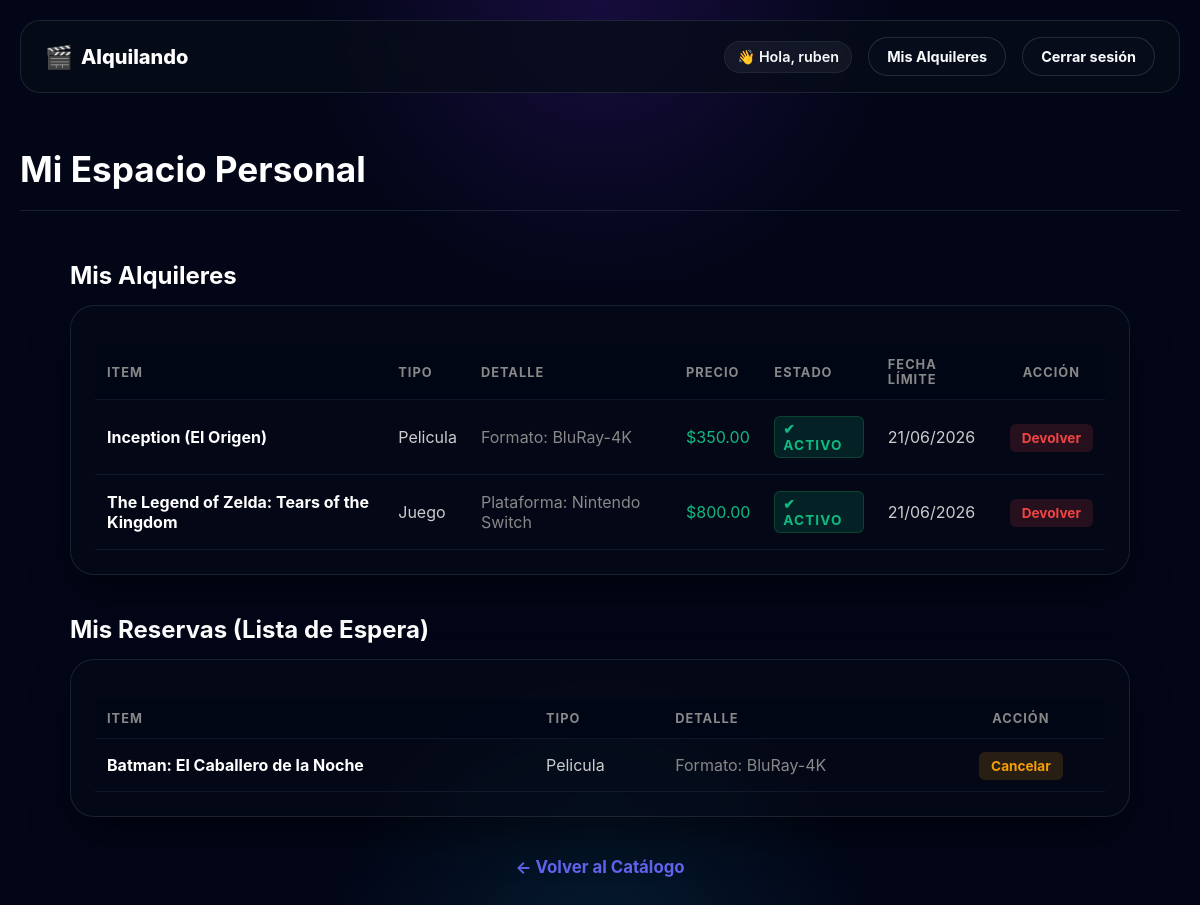
The page /mis-alquileres (signed in) on the database its author committed.
### app.py (models this page shows, shortened)
class Usuario(db.Model):
    __tablename__ = 'usuarios'
    id = db.Column(db.Integer, primary_key=True)
    nombre = db.Column(db.String(100), nullable=False)
    email = db.Column(db.String(100), unique=True, nullable=False)
    password = db.Column(db.String(100), nullable=False)
    rol = db.Column(db.String(20), default='cliente')
    bloqueado = db.Column(db.Boolean, default=False)
    activo = db.Column(db.Boolean, default=False)
    alquileres = db.relationship('ProductoAlquiler', backref='usuario', lazy=True)
    reservas_solicitadas = db.relationship('ProductoAlquiler', secondary=lista_espera, backref=db.backref('en_espera', lazy=True))
    @classmethod
    def buscar_por_id(cls, usuario_id):
        return cls.query.get(usuario_id)

class ProductoAlquiler(db.Model):
    __tablename__ = 'productos_alquiler'
    id = db.Column(db.Integer, primary_key=True)
    titulo = db.Column(db.String(100), nullable=False)
    genero = db.Column(db.String(50), nullable=True)
    alquilado = db.Column(db.Boolean, default=False)
    precio_alquiler = db.Column(db.Float, nullable=False)
    stock = db.Column(db.Integer, default=1)
    imagen = db.Column(db.String(100), default='default.jpg')
    contador_alquileres = db.Column(db.Integer, default=0)
    tipo_producto = db.Column(db.String(50))
    usuario_id = db.Column(db.Integer, db.ForeignKey('usuarios.id'), nullable=True)
    fecha_alquiler = db.Column(db.DateTime, nullable=True)
    fecha_vencimiento = db.Column(db.DateTime, nullable=True)
    estado = db.Column(db.String(30), default='disponible')
    __mapper_args__ = {
        'polymorphic_on': tipo_producto,
        'polymorphic_identity': 'producto_generico'
    }
    def esta_vencido(self):
        if self.fecha_vencimiento and datetime.now() > self.fecha_vencimiento:
            return True
        return False

class Juego(ProductoAlquiler):
    plataforma = db.Column(db.String(50), nullable=True)
    __mapper_args__ = {'polymorphic_identity': 'juego'}
    def obtener_especifico(self):
        return f"Plataforma: {self.plataforma}" if self.plataforma else "Sin plataforma"

### app.py (the view)
@app.route('/mis-alquileres')
def mis_alquileres():
    if 'usuario_id' not in session:
        return redirect(url_for('login'))
    usuario_actual = Usuario.buscar_por_id(session['usuario_id'])
    return render_template('mis_alquileres.html', alquileres=usuario_actual.alquileres, reservas=usuario_actual.reservas_solicitadas)

### app.py (called while the page is built)
    def obtener_especifico(self):
        return f"Formato: {self.formato}" if self.formato else "Sin formato"

### templates/mis_alquileres.html (shortened to what this page needs)
{% extends 'base.html' %}
{% block content %}
<section class="pantalla-principal" style="padding: 20px 0; border-bottom: 1px solid var(--border, #333); margin-bottom: 30px;">
    <h1 style="font-size: 2.2rem; color: #fff; margin: 10px 0 0 0;">Mi Espacio Personal</h1>
</section>
<main class="catalogo" style="max-width: 1100px; margin: 0 auto; padding: 0 20px;">
    <h2 class="subtitulo-seccion" style="font-size: 1.5rem; margin-bottom: 15px; color: #fff;">Mis Alquileres</h2>
    <div class="auth-container" style="max-width: 100%; padding: 24px; margin-bottom: 40px;">
        {% if alquileres %}
            <table class="tabla-panel tabla-cliente" style="width: 100%; border-collapse: collapse; text-align: left;">
                <thead>
                    <tr style="border-bottom: 1px solid #333;">
                        <th style="padding: 12px; color: #888;">Item</th>
                        <th style="padding: 12px; color: #888;">Tipo</th>
                        <th style="padding: 12px; color: #888;">Detalle</th>
                        <th style="padding: 12px; color: #888;">Precio</th>
                        <th style="padding: 12px; color: #888;">Estado</th>
                        <th style="padding: 12px; color: #888;">Fecha Límite</th>
                        <th style="padding: 12px; color: #888; text-align: center;">Acción</th>
                    </tr>
                </thead>
                <tbody>
                    {% for a in alquileres %}
                        {% set vencido = a.esta_vencido() %}
                        <tr {% if vencido %}style="background: rgba(255,68,68,0.04);"{% endif %} style="border-bottom: 1px solid rgba(255,255,255,0.05);">
                            <td style="padding: 16px 12px; font-weight: bold; color: #fff;">{{ a.titulo }}</td>
                            <td class="texto-claro" style="padding: 16px 12px; text-transform: capitalize; color: #ccc;">{{ a.tipo_producto }}</td>
                            <td class="texto-gris" style="padding: 16px 12px; color: #888;">{{ a.obtener_especifico() }}</td>
                            <td class="texto-verde" style="padding: 16px 12px; color: #10b981;">${{ "%.2f"|format(a.precio_alquiler) }}</td>
                            <td style="padding: 16px 12px;">
                                {% if a.estado == 'pendiente' %}
                                    <span class="badge pendiente" style="background: rgba(245,158,11,0.15); color: #f59e0b; padding: 4px 8px; border-radius: 6px; font-size: 0.85rem;">⏳ Pendiente</span>
                                {% elif a.estado == 'activo' and vencido %}
                                    <span class="badge vencido" style="background: rgba(239,68,68,0.15); color: #ef4444; padding: 4px 8px; border-radius: 6px; font-size: 0.85rem;">⚠️ Vencido</span>
                                {% elif a.estado == 'activo' %}
                                    <span class="badge alquiler-ok" style="background: rgba(16,185,129,0.15); color: #10b981; padding: 4px 8px; border-radius: 6px; font-size: 0.85rem;">✔ Activo</span>
                                {% elif a.estado == 'dev_pendiente' %}
                                    <span class="badge dev-pendiente" style="background: rgba(59,130,246,0.15); color: #3b82f6; padding: 4px 8px; border-radius: 6px; font-size: 0.85rem;">📦 En proceso</span>
                                {% endif %}
                            </td>
                            <td style="padding: 16px 12px;">
                                {% if a.estado == 'pendiente' %}
                                    <span class="texto-gris" style="color: #888;">Al confirmar</span>
                                {% elif a.fecha_vencimiento %}
                                    <span style="color: {% if vencido %} #ef4444 {% else %} #ccc {% endif %};">
                                        {{ a.fecha_vencimiento.strftime('%d/%m/%Y') }}
                                    </span>
                                {% else %}
                                    <span class="texto-gris" style="color: #888;">—</span>
                                {% endif %}
                            </td>
                            <td style="padding: 16px 12px; text-align: center;">
                                {% if a.estado == 'pendiente' %}
                                    <span class="texto-gris" style="font-style: italic; color: #888;">Esperando local</span>
                                {% elif a.estado == 'activo' %}
                                    <a href="{{ url_for('devolver_item', prod_id=a.id) }}"
                                       onclick="return confirm('¿Confirmás que ya devolviste \'{{ a.titulo }}\'? El local verificará la recepción.');"
                                       style="background: rgba(239,68,68,0.15); color: #ef4444; padding: 6px 12px; border-radius: 6px; text-decoration: none; font-size: 0.85rem; font-weight: bold;">
                                        Devolver
                                    </a>
                                {% elif a.estado == 'dev_pendiente' %}
                                    <span style="font-style: italic; color: #3b82f6; font-size: 0.85rem;">Verificando...</span>
                                {% endif %}
                            </td>
                        </tr>
                    {% endfor %}
                </tbody>
            </table>
        {% else %}
            <p class="texto-vacio" style="color: #888; text-align: center; padding: 20px 0; margin: 0;">No tenés ningún alquiler activo en este momento.</p>
        {% endif %}
    </div>
    <h2 class="subtitulo-seccion" style="font-size: 1.5rem; margin-bottom: 15px; color: #fff;">Mis Reservas (Lista de Espera)</h2>
    <div class="auth-container" style="max-width: 100%; padding: 24px; margin-bottom: 40px;">
        {% if reservas %}
            <table class="tabla-panel tabla-cliente" style="width: 100%; border-collapse: collapse; text-align: left;">
                <thead>
                    <tr style="border-bottom: 1px solid #333;">
                        <th style="padding: 12px; color: #888;">Item</th>
                        <th style="padding: 12px; color: #888;">Tipo</th>
                        <th style="padding: 12px; color: #888;">Detalle</th>
                        <th style="padding: 12px; color: #888; text-align: center;">Acción</th>
                    </tr>
                </thead>
                <tbody>
                    {% for r in reservas %}
                        <tr style="border-bottom: 1px solid rgba(255,255,255,0.05);">
                            <td style="padding: 16px 12px; font-weight: bold; color: #fff;">{{ r.titulo }}</td>
                            <td class="texto-claro" style="padding: 16px 12px; text-transform: capitalize; color: #ccc;">{{ r.tipo_producto }}</td>
                            <td class="texto-gris" style="padding: 16px 12px; color: #888;">{{ r.obtener_especifico() }}</td>
                            <td style="padding: 16px 12px; text-align: center;">
                                <a href="{{ url_for('cancelar_reserva', prod_id=r.id) }}"
                                   style="background: rgba(245,158,11,0.15); color: #f59e0b; padding: 6px 12px; border-radius: 6px; text-decoration: none; font-size: 0.85rem; font-weight: bold;">
                                    Cancelar
                                </a>
                            </td>
                        </tr>
                    {% endfor %}
                </tbody>
            </table>
        {% else %}
            <p class="texto-vacio" style="color: #888; text-align: center; padding: 20px 0; margin: 0;">No estás anotado en ninguna lista de espera.</p>
        {% endif %}
    </div>
    <div style="text-align: center; margin-bottom: 50px;">
        <a href="{{ url_for('inicio') }}" style="color: #6366f1; text-decoration: none; font-weight: bold; font-size: 1.05rem;">← Volver al Catálogo</a>
</main>
{% endblock %}

### templates/base.html (shortened to what this page needs)
<!DOCTYPE html>
<html lang="es">
<head>
    <link rel="stylesheet" href="{{ url_for('static', filename='estilos.css') }}">
    <link rel="stylesheet" href="https://cdnjs.cloudflare.com/ajax/libs/font-awesome/6.0.0/css/all.min.css">
</head>
<body class="page-body">
    <div class="page-shell">
        <header class="site-header">
            <a class="brand" href="{{ url_for('inicio') }}">
                <span class="brand-mark">🎬</span>
                <span class="brand-text">Alquilando</span>
            </a>
            <div class="auth-actions">
                {% if session.get('usuario_nombre') %}
                    <div class="user-pill">👋 Hola, {{ session['usuario_nombre'] }}</div>
                    <a class="btn btn-secondary" href="{{ url_for('mis_alquileres') }}">Mis Alquileres</a>
                    <a class="btn btn-secondary" href="{{ url_for('logout') }}">Cerrar sesión</a>
                {% else %}
                    <a class="btn btn-secondary" href="{{ url_for('login') }}">Iniciar sesión</a>
                    <a class="btn btn-primary" href="{{ url_for('registro') }}">Registrarse</a>
                {% endif %}
            </div>
        </header>
        <main class="main-content">
            {% block content %}{% endblock %}
        </main>
    </div>
</body>
</html>

### static/estilos.css (style rules this page uses)
* { box-sizing: border-box; }
:root { --bg-main: #020617; --bg-soft: rgba(8, 15, 29, 0.78); --panel: rgba(7, 12, 24, 0.7); --panel-strong: rgba(7, 12, 24, 0.9); --border: rgba(148, 163, 184, 0.16); --border-soft: rgba(148, 163, 184, 0.1); --text-main: #f8fafc; --text-muted: #a5b4d1; --accent: #8b5cf6; --accent-strong: #6d28d9; --accent-soft: rgba(139, 92, 246, 0.22); --success: #22c55e; --warning: #fbbf24; --danger: #fb7185; --shadow: 0 24px 80px rgba(0, 0, 0, 0.38); }
body { margin: 0; min-height: 100vh; font-family: Inter, system-ui, -apple-system, BlinkMacSystemFont, "Segoe UI", sans-serif; color: var(--text-main); background: radial-gradient(circle at top, rgba(91, 33, 182, 0.24), transparent 26%), radial-gradient(circle at bottom, rgba(14, 116, 144, 0.18), transparent 24%), var(--bg-main); }
body, h1, h2, h3, p { margin: 0; }
a { color: var(--text-main); text-decoration: none; transition: opacity 0.2s; }
.page-shell { max-width: 1280px; margin: 0 auto; padding: 20px; }
.main-content { display: flex; flex-direction: column; gap: 20px; }
.btn { display: inline-flex; align-items: center; justify-content: center; padding: 10px 18px; border-radius: 999px; border: 1px solid transparent; font-weight: 700; cursor: pointer; text-decoration: none; font-size: 0.9rem; transition: transform 0.2s ease, box-shadow 0.2s ease, border-color 0.2s ease; }
.btn-secondary { background: rgba(8, 15, 29, 0.72); color: var(--text-main); border-color: rgba(148, 163, 184, 0.2); }
.tabla-panel { width: 100%; border-collapse: collapse; margin-top: 15px; color: var(--text-main); }
.tabla-panel th, .tabla-panel td { padding: 12px; text-align: left; border-bottom: 1px solid var(--border-soft); vertical-align: middle; }
.tabla-panel th { background: rgba(2, 6, 23, 0.85); color: var(--text-muted); font-weight: bold; font-size: 0.8rem; text-transform: uppercase; letter-spacing: 1px; }
.tabla-cliente th, .tabla-cliente td { padding: 15px 10px; }
.badge { display: inline-flex; align-items: center; padding: 4px 10px; border-radius: 999px; font-size: 0.68rem; font-weight: bold; text-transform: uppercase; letter-spacing: 0.08em; }
.badge.alquiler-ok { background: rgba(34, 197, 94, 0.15); color: var(--success); border: 1px solid rgba(34, 197, 94, 0.2); }
.site-header { display: flex; justify-content: space-between; align-items: center; padding: 16px 24px; background: rgba(7, 12, 24, 0.75); border: 1px solid var(--border); border-radius: 20px; backdrop-filter: blur(12px); margin-bottom: 20px; }
.brand { display: flex; align-items: center; gap: 8px; font-size: 1.25rem; font-weight: 800; color: #fff; }
.brand-mark { font-size: 1.4rem; }
.auth-actions { display: flex; align-items: center; gap: 16px; }
.user-pill { font-size: 0.9rem; color: var(--text-main); font-weight: 600; background: rgba(248, 250, 252, 0.05); padding: 6px 12px; border-radius: 999px; border: 1px solid var(--border-soft); }
.auth-container { background: rgba(7, 12, 24, 0.45); border: 1px solid var(--border, #333); border-radius: 24px; padding: 50px 40px; width: 100%; max-width: 520px; backdrop-filter: blur(8px); box-shadow: 0 20px 40px rgba(0, 0, 0, 0.4); }

### rows shown on the page
Usuario: usuario_nombre "ruben"
Juego: titulo "Inception (El Origen)", tipo_producto "Pelicula", obtener_especifico "Formato: BluRay-4K", precio_alquiler "350.00", estado "✔ ACTIVO", fecha_vencimiento "21/06/2026"
Juego: titulo "The Legend of Zelda: Tears of the Kingdom", tipo_producto "Juego", obtener_especifico "Plataforma: Nintendo Switch", precio_alquiler "800.00", estado "✔ ACTIVO", fecha_vencimiento "21/06/2026"
Juego: titulo "Batman: El Caballero de la Noche", tipo_producto "Pelicula", obtener_especifico "Formato: BluRay-4K"
